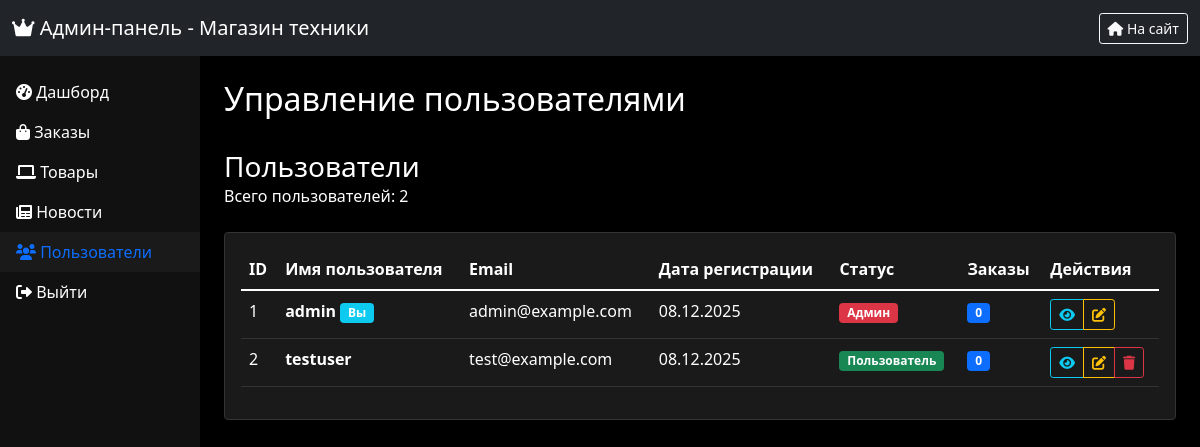
The app's page /admin/users (signed in) with its own data.
### app.py (models this page shows, shortened)
class User(UserMixin, db.Model):
    id = db.Column(db.Integer, primary_key=True)
    username = db.Column(db.String(80), unique=True, nullable=False)
    email = db.Column(db.String(120), unique=True, nullable=False)
    password_hash = db.Column(db.String(200), nullable=False)
    is_admin = db.Column(db.Boolean, default=False)
    created_at = db.Column(db.DateTime, default=datetime.utcnow)

### app.py (the view)
@app.route('/admin/users')
@login_required
def admin_users():
    if not current_user.is_admin:
        flash('Доступ запрещен', 'danger')
        return redirect(url_for('index'))
    page = request.args.get('page', 1, type=int)
    users = User.query.order_by(User.created_at.desc()) \
        .paginate(page=page, per_page=20, error_out=False)
    return render_template('admin/users.html', users=users)

### app.py (called while the page is built)
@app.template_filter('format_date')
def format_date_filter(value, format='%d.%m.%Y'):
    if value is None:
        return ""
    return value.strftime(format)

@login_manager.user_loader
def load_user(user_id):
    return db.session.get(User, int(user_id))

@app.context_processor
def inject_models():
    return dict(
        Order=Order,
        Product=Product,
        News=News,
        User=User
    )

### templates/admin/users.html (shortened to what this page needs)
{% extends "admin/base.html" %}
{% block page_title %}Управление пользователями{% endblock %}
{% block admin_content %}
<div class="d-flex justify-content-between align-items-center mb-4">
    <div>
        <h1 class="h3 mb-0 text-gray-800">Пользователи</h1>
        <p class="mb-0">Всего пользователей: {{ users.total }}</p>
    </div>
</div>
<div class="card shadow">
    <div class="card-body">
        <div class="table-responsive">
            <table class="table table-hover">
                <thead>
                    <tr>
                        <th>ID</th>
                        <th>Имя пользователя</th>
                        <th>Email</th>
                        <th>Дата регистрации</th>
                        <th>Статус</th>
                        <th>Заказы</th>
                        <th>Действия</th>
                    </tr>
                </thead>
                <tbody>
                    {% if users.items %}
                        {% for user in users.items %}
                        <tr>
                            <td>{{ user.id }}</td>
                            <td>
                                <strong>{{ user.username }}</strong>
                                {% if user.id == current_user.id %}
                                <span class="badge bg-info">Вы</span>
                                {% endif %}
                            </td>
                            <td>{{ user.email }}</td>
                            <td>{{ user.created_at|format_date }}</td>
                            <td>
                                {% if user.is_admin %}
                                <span class="badge bg-danger">Админ</span>
                                {% else %}
                                <span class="badge bg-success">Пользователь</span>
                                {% endif %}
                            </td>
                            <td>
                                {% set user_orders = Order.query.filter_by(user_id=user.id).count() %}
                                <span class="badge bg-primary">{{ user_orders }}</span>
                            </td>
                            <td>
                                <div class="btn-group btn-group-sm">
                                    <button class="btn btn-outline-info" title="Просмотр">
                                        <i class="fas fa-eye"></i>
                                    </button>
                                    <button class="btn btn-outline-warning" title="Редактировать">
                                        <i class="fas fa-edit"></i>
                                    </button>
                                    {% if not user.is_admin and user.id != current_user.id %}
                                    <button class="btn btn-outline-danger" title="Удалить">
                                        <i class="fas fa-trash"></i>
                                    </button>
                                    {% endif %}
                                </div>
                            </td>
                        </tr>
                        {% endfor %}
                    {% endif %}
                </tbody>
            </table>
        </div>
    </div>
</div>
{% endblock %}

### templates/admin/base.html (style rules this page uses)
:root { --bg-dark: #000000; --bg-darker: #111111; --bg-light: #1a1a1a; --text-light: #ffffff; --text-muted: #aaaaaa; --primary-color: #0d6efd; --border-color: #333333; }
body { background-color: var(--bg-dark); color: var(--text-light); min-height: 100vh; }
.card { background-color: var(--bg-light); border: 1px solid var(--border-color); color: var(--text-light); }
.table { color: var(--text-light); }
.table th, .table td { border-color: var(--border-color); }

### records on screen
User: id "1", username "admin", shows "Вы", email "admin@example.com", created_at "08.12.2025", is_admin "Админ", user_orders "0"
User: id "2", username "testuser", email "test@example.com", created_at "08.12.2025", shows "Пользователь", is_admin "0"

### other values on screen
{{ users.total }} "2"
